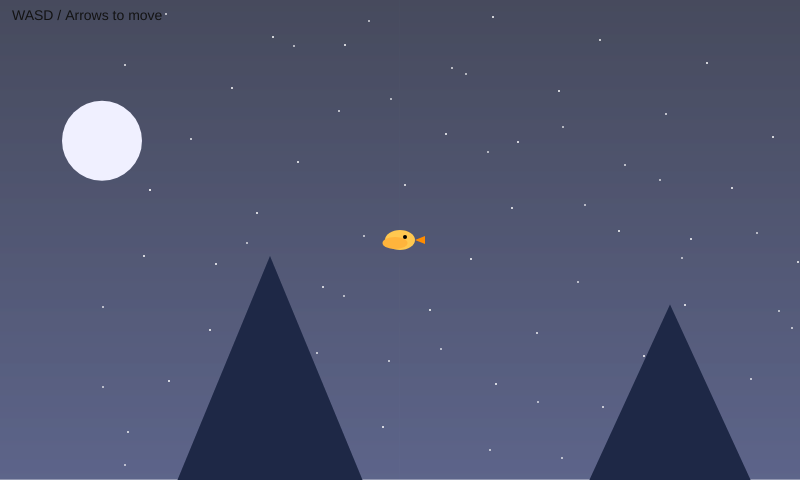
Frame 1 (no input)
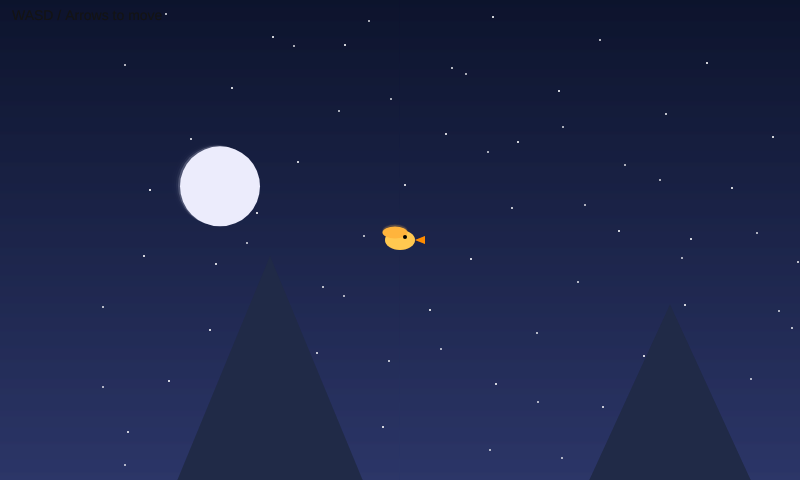
Frame 60 (no input)
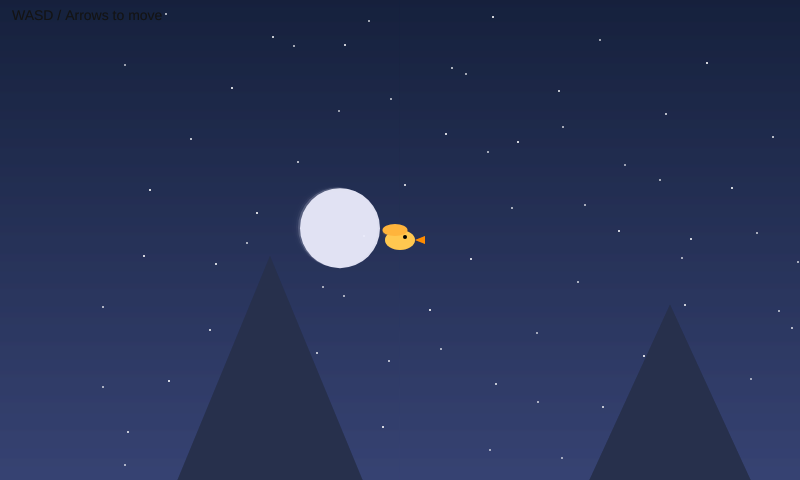
Frame 120 (the mouse pressed at the canvas centre since frame 60)

The p5.js sketch that drew these frames (run headless with seeded random() and noise() and a simulated clock; from frame 60 on, the mouse is pressed at the canvas centre):

// p5.js sketch
// ── sketch.js
/*
Week 5 — Example 1: Top-Down Camera Follow (Centered, No Bounds)

Course: GBDA302 | Instructors: Dr. Karen Cochrane & David Han
Date: Feb. 12, 2026

Move: WASD/Arrows

Goal:
- Keep player position in world space
- Compute a camera offset from the player (view state)
- Draw world using translate(-cam.x, -cam.y)
- Draw HUD in screen space (no translate)
*/

// WORLD + PLAYER
// ======================== =======
let player = { x: 300, y: 300, s: 3 };
let cam = { x: 0, y: 0 };

const WORLD_W = 2400;
const WORLD_H = 1600;

const VIEW_W = 800;
const VIEW_H = 480;

let cycleLength = 1200;

function setup() {
  createCanvas(VIEW_W, VIEW_H);
  textFont("sans-serif");
  textSize(14);
  noStroke();
}

function draw() {
  // ===============================
  // PLAYER MOVEMENT
  // ===============================
  const dx =
    (keyIsDown(RIGHT_ARROW) || keyIsDown(68)) -
    (keyIsDown(LEFT_ARROW) || keyIsDown(65));

  const dy =
    (keyIsDown(DOWN_ARROW) || keyIsDown(83)) -
    (keyIsDown(UP_ARROW) || keyIsDown(87));

  const len = max(1, abs(dx) + abs(dy));

  player.x += (dx / len) * player.s;
  player.y += (dy / len) * player.s;

  cam.x = player.x - width / 2;
  cam.y = player.y - height / 2;

  // ===============================
  // TIME
  // ===============================
  let t = (frameCount % cycleLength) / cycleLength;
  let dayFactor = (sin(TWO_PI * t - HALF_PI) + 1) / 2;

  // ===============================
  // SKY
  // ===============================
  let dayTop = color(135, 200, 255);
  let dayBottom = color(200, 230, 255);
  let nightTop = color(10, 15, 40);
  let nightBottom = color(40, 50, 100);

  let skyTop = lerpColor(nightTop, dayTop, dayFactor);
  let skyBottom = lerpColor(nightBottom, dayBottom, dayFactor);

  for (let y = 0; y < height; y++) {
    let inter = map(y, 0, height, 0, 1);
    stroke(lerpColor(skyTop, skyBottom, inter));
    line(0, y, width, y);
  }

  noStroke();

  // ===============================
  // WORLD
  // ===============================
  push();
  translate(-cam.x, -cam.y);

  // ===============================
  // 🌞🌙 SHINING SUN & MOON
  // ===============================

  if (dayFactor < 0.6) {
    let starAlpha = map(dayFactor, 0.6, 0, 0, 255);
    starAlpha = constrain(starAlpha, 0, 255);

    for (let i = 0; i < 300; i++) {
      let sx = (i * 173) % WORLD_W;
      let sy = (i * 97) % (WORLD_H / 2);

      let twinkle = sin(frameCount * 0.1 + i) * 50;

      fill(255, 255, 255, starAlpha + twinkle);
      circle(sx, sy, 2);
    }
  }

  // ===============================
  // 🌞🌙 SUN & MOON
  // ===============================

  let celestialX = map(t, 0, 1, 0, WORLD_W);
  let celestialY = 200 + sin(TWO_PI * t) * 150;

  if (dayFactor > 0.5) {
    fill(255, 220, 100, 255 * dayFactor);
    ellipse(celestialX, celestialY, 100);
  } else {
    fill(240, 240, 255, 255 * (1 - dayFactor));
    ellipse(celestialX, celestialY, 80);

    // 🌟 Stars
    fill(255, 255, 255, 200 * (1 - dayFactor));
    for (let i = 0; i < 100; i++) {
      let sx = (i * 97) % WORLD_W;
      let sy = (i * 53) % (WORLD_H / 2);
      circle(sx, sy, 2);
    }
  }

  // ===============================
  // MOUNTAINS (continuous)
  // ===============================
  // --- BACK MOUNTAIN LAYER
  // MOUNTAINS (hide in town area)
  // ===============================

  push();
  translate(cam.x * 0.3, 0);
  let backColor = lerpColor(
    color(120, 120, 130),
    color(30, 40, 70),
    1 - dayFactor,
  );
  fill(backColor);
  let spacingBack = 400;
  for (let bx = -spacingBack; bx < WORLD_W + spacingBack; bx += spacingBack) {
    let peak = 350 + noise(bx * 0.001) * 200;
    triangle(
      bx,
      WORLD_H / 2,
      bx + spacingBack / 2,
      WORLD_H / 2 - peak,
      bx + spacingBack,
      WORLD_H / 2,
    );
  }
  pop(); // --- FRONT MOUNTAINS push(); translate(cam.x * 0.5, 0); let frontColor = lerpColor( color(170, 170, 180), color(20, 30, 60), 1 - dayFactor, ); fill(frontColor); let spacingFront = 300; for ( let fx = -spacingFront; fx < WORLD_W + spacingFront; fx += spacingFront ) { let peak = 250 + noise(fx * 0.002) * 150; triangle( fx, WORLD_H / 2, fx + spacingFront / 2, WORLD_H / 2 - peak, fx + spacingFront, WORLD_H / 2, ); } pop();

  // ===============================
  // GRASS
  // ===============================
  fill(lerpColor(color(100, 200, 120), color(40, 80, 60), 1 - dayFactor));
  rect(0, WORLD_H / 2, WORLD_W, WORLD_H / 2);

  // ===============================
  // NIGHT FOG
  // ===============================
  if (dayFactor < 0.6) {
    let fogStrength = map(dayFactor, 0.6, 0, 0, 180);
    fogStrength = constrain(fogStrength, 0, 180);

    for (let y = WORLD_H / 2 - 100; y < WORLD_H; y += 4) {
      let alpha = map(y, WORLD_H / 2 - 100, WORLD_H, 0, fogStrength);
      fill(200, 220, 255, alpha);
      rect(0, y, WORLD_W, 4);
    }
  }

  // Generate buildings based on world grid
  let buildingSpacing = 600;

  // Only start town after certain X
  let townStartX = 800;

  for (let x = townStartX; x < player.x + 2000; x += buildingSpacing) {
    let buildingType = noise(x * 0.01);

    let buildingHeight = 120 + buildingType * 120;
    let buildingWidth = 200;

    // House
    if (buildingType < 0.5) {
      fill(200, 160, 120);
      rect(x, WORLD_H / 2 - buildingHeight, buildingWidth, buildingHeight);

      // Roof
      fill(150, 80, 60);
      triangle(
        x - 20,
        WORLD_H / 2 - buildingHeight,
        x + buildingWidth / 2,
        WORLD_H / 2 - buildingHeight - 80,
        x + buildingWidth + 20,
        WORLD_H / 2 - buildingHeight,
      );

      // Door
      fill(120, 80, 50);
      rect(x + 70, WORLD_H / 2 - 60, 60, 60);
    }

    // Shop
    else {
      let shopX = x;
      let shopY = WORLD_H / 2 - buildingHeight;
      let shopW = buildingWidth;
      let shopH = buildingHeight;

      // Main building
      fill(190, 190, 210);
      rect(shopX, shopY, shopW, shopH);

      // Roof
      fill(120, 120, 140);
      rect(shopX - 10, shopY - 20, shopW + 20, 20);

      // Sign board
      fill(255);
      rect(shopX + 20, shopY - 50, shopW - 40, 35);

      fill(0);
      text("SHOP", shopX + shopW / 2 - 25, shopY - 28);

      // Windows (light up at night)
      let windowColor = lerpColor(
        color(200, 230, 255),
        color(255, 240, 180),
        1 - dayFactor,
      );

      fill(windowColor);

      rect(shopX + 20, shopY + 40, 50, 50);
      rect(shopX + shopW - 70, shopY + 40, 50, 50);

      // Door
      fill(120, 80, 50);
      rect(shopX + shopW / 2 - 25, shopY + shopH - 70, 50, 70);

      // Door handle
      fill(0);
      circle(shopX + shopW / 2 + 10, shopY + shopH - 35, 6);
    }
  }
  // ===============================
  // BIRD PLAYER
  // ===============================
  push();
  translate(player.x, player.y);

  let moveAngle = atan2(dy, dx);
  if (dx !== 0 || dy !== 0) rotate(moveAngle);

  fill(255, 200, 80);
  ellipse(0, 0, 30, 20);

  let flap = sin(frameCount * 0.3) * 10;
  fill(255, 180, 60);
  ellipse(-5, flap, 25, 12);

  fill(255, 140, 0);
  triangle(15, 0, 25, -4, 25, 4);

  fill(0);
  circle(5, -3, 4);

  pop();

  pop(); // end world

  // ===============================
  // HUD
  // ===============================
  fill(20);
  text("WASD / Arrows to move", 12, 20);
}
